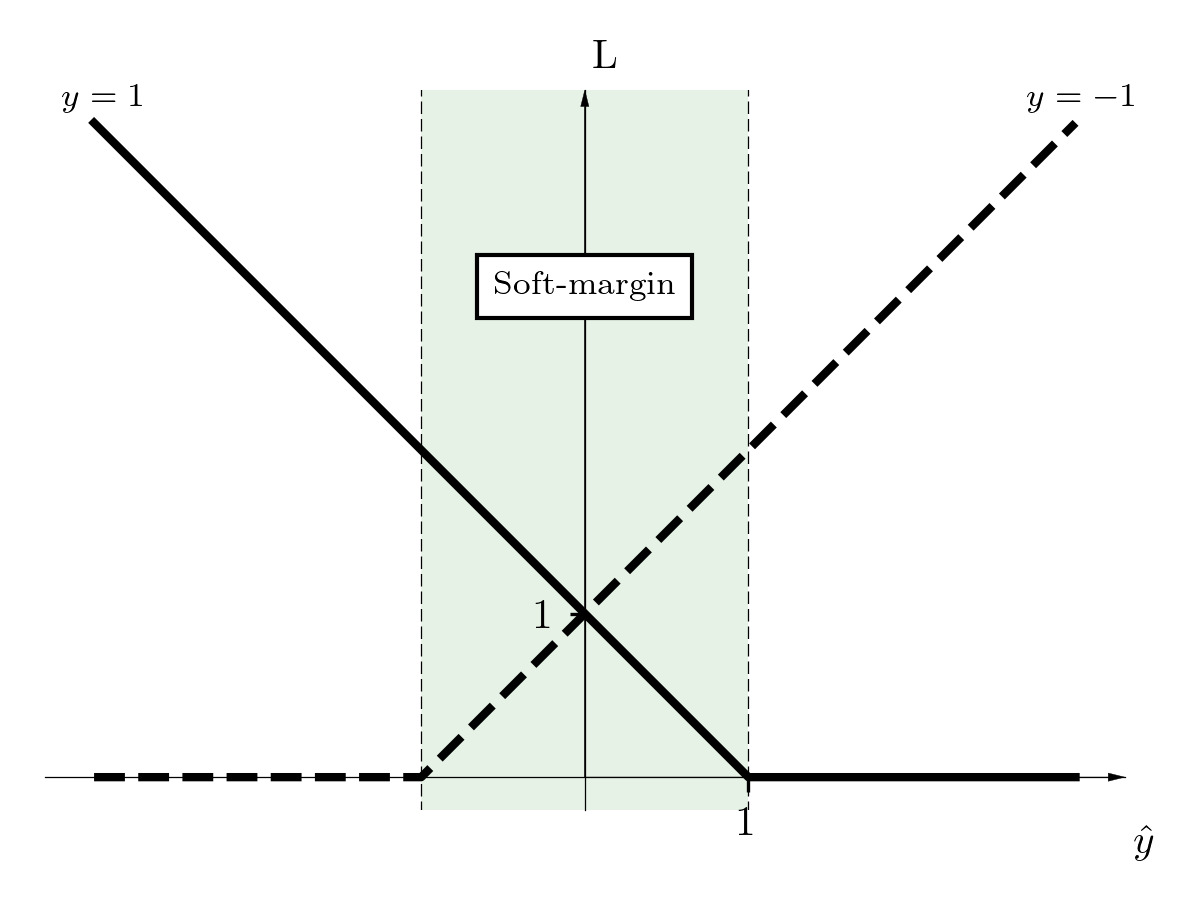

This figure's Python source:
import numpy as np
from matplotlib import pyplot as plt
plt.rc('text', usetex=True)
plt.rc('font', family='serif')


# Collect data
x = np.linspace(-3, 3, num=1000)
y0 = (1+x).clip(min=0)
y1 = (1-x).clip(min=0)

# Build figure
fig, ax = plt.subplots(figsize=[4, 3])

# Plot data
ax.plot(x, y0, color='black', linestyle='--', linewidth=2)
ax.plot(x, y1, color='black', linewidth=2)

# Plot soft-margin
ymin, ymax = ax.get_ylim()
ax.axvspan(-1, 1, alpha=.1, facecolor='green')
ax.axvline(1, ymin, ymax, linestyle='--', linewidth=.3, dashes=[10, 4], color='black')
ax.axvline(-1, ymin, ymax, linestyle='--', linewidth=.3, dashes=[10, 4], color='black')
ax.text(0, 3, r'Soft-margin', size=8, ha="center", va="center",
        bbox=dict(facecolor='white'))

# Reduce number of ticks
ax.set_xticks([1])
ax.set_yticks([1])

# Set labels
ax.set_xlabel(r'$\hat{y}$')
ax.set_ylabel(r'L', rotation=0)

# Add texts
ax.text(-3.2, 4.1, r'$y=1$', size=8)
ax.text(2.7, 4.1, r'$y=-1$', size=8)

# Eliminate upper and right axes
ax.spines['right'].set_color('none')
ax.spines['top'].set_color('none')

# Thicker axes
ax.spines['left'].set_linewidth(0.3)
ax.spines['bottom'].set_linewidth(0.3)

# Move left y-axis and bottom x-axis to centre, passing through (0,0)
ax.spines['left'].set_position('center')
ax.spines['bottom'].set_position('zero')

# Adjust positions of ax labels
ax.xaxis.set_label_coords(1.02, -.02)
ax.yaxis.set_label_coords(.52, 1.02)

# Add head arrows to axes
xmin, xmax = ax.get_xlim()
ymin, ymax = ax.get_ylim()
ax.arrow(0, 0, 0, ymax-.1, head_width=.05, head_length=.1, linewidth=.1, color='black')
ax.arrow(0, 0, xmax-.1, 0, head_width=.05, head_length=.1, linewidth=.1, color='black')

# Make equal aspect
ax.set_aspect('equal')

plt.tight_layout()
name, ext = __file__.split('.')
plt.savefig(f'{name}.png', dpi=300)
